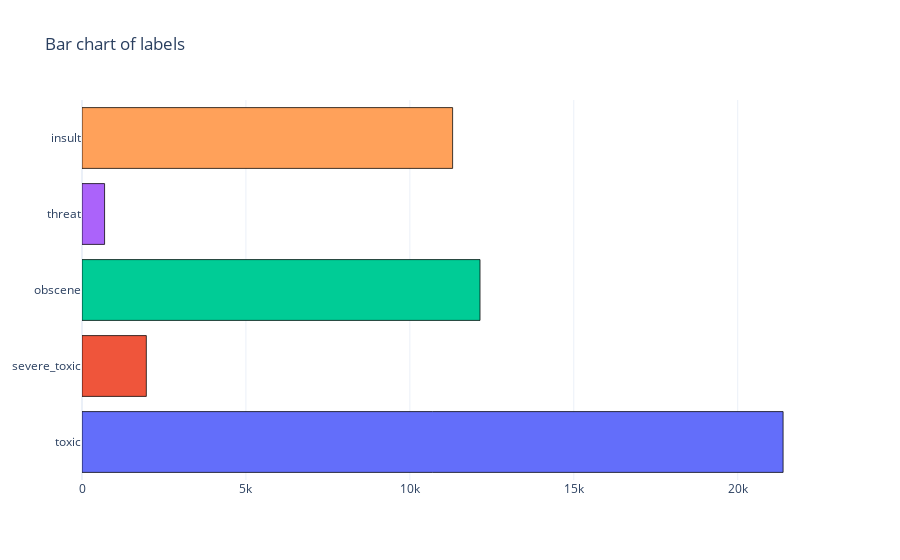

Here is the notebook cell this chart was saved with:
### Code cell
configure_plotly_browser_state()
fig = go.Figure(data=[
    go.Bar(y=train_data.columns[2:7],
           x=train_data.iloc[:, 2:7].sum().values, marker=dict(color=px.colors.qualitative.Plotly))
])

fig.data[0].marker.line.color = 'rgb(0, 0, 0)'
fig.data[0].marker.line.width = 0.75
fig.update_traces(orientation="h")
fig.update_layout(title_text="Bar chart of labels", template="plotly_white")
fig.show()

### Figure 1 — Plotly figure (JSON) as saved in the notebook; plotly's stock layout.template omitted (floating-point values rounded to 4 significant figures)
{"data": [{"marker": {"color": ["#636EFA", "#EF553B", "#00CC96", "#AB63FA", "#FFA15A", "#19D3F3", "#FF6692", "#B6E880", "#FF97FF", "#FECB52"], "line": {"color": "rgb(0, 0, 0)", "width": 0.75}}, "x": [21384, 1962, 12140, 689, 11304], "type": "bar", "orientation": "h", "y": ["toxic", "severe_toxic", "obscene", "threat", "insult"]}], "layout": {"title": {"text": "Bar chart of labels"}}}
